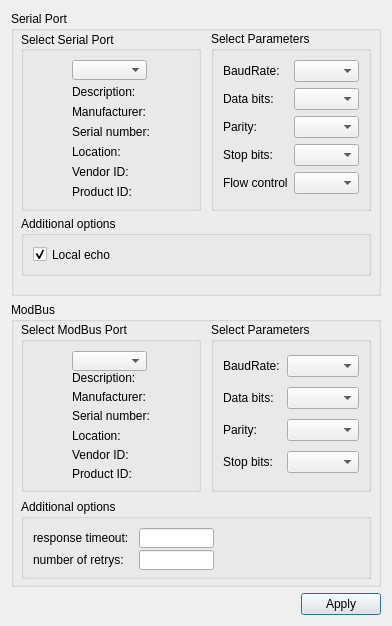
<?xml version="1.0" encoding="UTF-8"?>
<ui version="4.0">
 <class>SettingsDialog</class>
 <widget class="QDialog" name="SettingsDialog">
  <property name="geometry">
   <rect>
    <x>0</x>
    <y>0</y>
    <width>392</width>
    <height>626</height>
   </rect>
  </property>
  <property name="windowTitle">
   <string>Settings</string>
  </property>
  <layout class="QGridLayout" name="gridLayout_3">
   <item row="2" column="0" colspan="2">
    <layout class="QHBoxLayout" name="horizontalLayout">
     <item>
      <spacer name="horizontalSpacer">
       <property name="orientation">
        <enum>Qt::Horizontal</enum>
       </property>
       <property name="sizeHint" stdset="0">
        <size>
         <width>96</width>
         <height>20</height>
        </size>
       </property>
      </spacer>
     </item>
     <item>
      <widget class="QPushButton" name="applyButton">
       <property name="text">
        <string>Apply</string>
       </property>
      </widget>
     </item>
    </layout>
   </item>
   <item row="0" column="0" colspan="2">
    <widget class="QGroupBox" name="SerialGroupBox">
     <property name="minimumSize">
      <size>
       <width>370</width>
       <height>275</height>
      </size>
     </property>
     <property name="title">
      <string>Serial Port</string>
     </property>
     <widget class="QGroupBox" name="additionalOptionsGroupBox">
      <property name="geometry">
       <rect>
        <x>10</x>
        <y>205</y>
        <width>350</width>
        <height>60</height>
       </rect>
      </property>
      <property name="minimumSize">
       <size>
        <width>0</width>
        <height>60</height>
       </size>
      </property>
      <property name="title">
       <string>Additional options</string>
      </property>
      <layout class="QVBoxLayout" name="verticalLayout">
       <item>
        <widget class="QCheckBox" name="localEchoCheckBox">
         <property name="text">
          <string>Local echo</string>
         </property>
         <property name="checked">
          <bool>true</bool>
         </property>
        </widget>
       </item>
      </layout>
     </widget>
     <widget class="QGroupBox" name="parametersBox">
      <property name="geometry">
       <rect>
        <x>200</x>
        <y>20</y>
        <width>160</width>
        <height>180</height>
       </rect>
      </property>
      <property name="minimumSize">
       <size>
        <width>0</width>
        <height>180</height>
       </size>
      </property>
      <property name="title">
       <string>Select Parameters</string>
      </property>
      <layout class="QGridLayout" name="gridLayout_2">
       <item row="0" column="0">
        <widget class="QLabel" name="baudRateLabel">
         <property name="text">
          <string>BaudRate:</string>
         </property>
        </widget>
       </item>
       <item row="0" column="1">
        <widget class="QComboBox" name="baudRateBox"/>
       </item>
       <item row="1" column="0">
        <widget class="QLabel" name="dataBitsLabel">
         <property name="text">
          <string>Data bits:</string>
         </property>
        </widget>
       </item>
       <item row="1" column="1">
        <widget class="QComboBox" name="dataBitsBox"/>
       </item>
       <item row="2" column="0">
        <widget class="QLabel" name="parityLabel">
         <property name="text">
          <string>Parity:</string>
         </property>
        </widget>
       </item>
       <item row="2" column="1">
        <widget class="QComboBox" name="parityBox"/>
       </item>
       <item row="3" column="0">
        <widget class="QLabel" name="stopBitsLabel">
         <property name="text">
          <string>Stop bits:</string>
         </property>
        </widget>
       </item>
       <item row="3" column="1">
        <widget class="QComboBox" name="stopBitsBox"/>
       </item>
       <item row="4" column="0">
        <widget class="QLabel" name="flowControlLabel">
         <property name="text">
          <string>Flow control:</string>
         </property>
        </widget>
       </item>
       <item row="4" column="1">
        <widget class="QComboBox" name="flowControlBox"/>
       </item>
      </layout>
     </widget>
     <widget class="QGroupBox" name="selectBox">
      <property name="geometry">
       <rect>
        <x>10</x>
        <y>20</y>
        <width>180</width>
        <height>180</height>
       </rect>
      </property>
      <property name="sizePolicy">
       <sizepolicy hsizetype="Expanding" vsizetype="Preferred">
        <horstretch>0</horstretch>
        <verstretch>0</verstretch>
       </sizepolicy>
      </property>
      <property name="minimumSize">
       <size>
        <width>180</width>
        <height>180</height>
       </size>
      </property>
      <property name="title">
       <string>Select Serial Port</string>
      </property>
      <property name="alignment">
       <set>Qt::AlignLeading|Qt::AlignLeft|Qt::AlignVCenter</set>
      </property>
      <layout class="QGridLayout" name="gridLayout">
       <item row="0" column="0">
        <widget class="QComboBox" name="serialPortInfoListBox">
         <property name="minimumSize">
          <size>
           <width>0</width>
           <height>20</height>
          </size>
         </property>
         <property name="maximumSize">
          <size>
           <width>75</width>
           <height>16777215</height>
          </size>
         </property>
        </widget>
       </item>
       <item row="1" column="0">
        <widget class="QLabel" name="descriptionLabel">
         <property name="text">
          <string>Description:</string>
         </property>
        </widget>
       </item>
       <item row="2" column="0">
        <widget class="QLabel" name="manufacturerLabel">
         <property name="text">
          <string>Manufacturer:</string>
         </property>
        </widget>
       </item>
       <item row="3" column="0">
        <widget class="QLabel" name="serialNumberLabel">
         <property name="text">
          <string>Serial number:</string>
         </property>
        </widget>
       </item>
       <item row="4" column="0">
        <widget class="QLabel" name="locationLabel">
         <property name="text">
          <string>Location:</string>
         </property>
        </widget>
       </item>
       <item row="5" column="0">
        <widget class="QLabel" name="vidLabel">
         <property name="text">
          <string>Vendor ID:</string>
         </property>
        </widget>
       </item>
       <item row="6" column="0">
        <widget class="QLabel" name="pidLabel">
         <property name="text">
          <string>Product ID:</string>
         </property>
        </widget>
       </item>
      </layout>
     </widget>
    </widget>
   </item>
   <item row="1" column="0" colspan="2">
    <widget class="QGroupBox" name="ModGroupBox">
     <property name="minimumSize">
      <size>
       <width>370</width>
       <height>285</height>
      </size>
     </property>
     <property name="title">
      <string>ModBus</string>
     </property>
     <widget class="QGroupBox" name="additionalOptionsGroupBox_2">
      <property name="geometry">
       <rect>
        <x>10</x>
        <y>197</y>
        <width>350</width>
        <height>80</height>
       </rect>
      </property>
      <property name="minimumSize">
       <size>
        <width>0</width>
        <height>80</height>
       </size>
      </property>
      <property name="title">
       <string>Additional options</string>
      </property>
      <layout class="QFormLayout" name="formLayout">
       <item row="0" column="0">
        <widget class="QLabel" name="rtLabel">
         <property name="minimumSize">
          <size>
           <width>100</width>
           <height>20</height>
          </size>
         </property>
         <property name="text">
          <string>response timeout:</string>
         </property>
        </widget>
       </item>
       <item row="1" column="0">
        <widget class="QLabel" name="norLabel">
         <property name="minimumSize">
          <size>
           <width>100</width>
           <height>20</height>
          </size>
         </property>
         <property name="text">
          <string>number of retrys:</string>
         </property>
        </widget>
       </item>
       <item row="0" column="1">
        <widget class="QLineEdit" name="rtLineEdit">
         <property name="minimumSize">
          <size>
           <width>0</width>
           <height>20</height>
          </size>
         </property>
         <property name="maximumSize">
          <size>
           <width>75</width>
           <height>16777215</height>
          </size>
         </property>
         <property name="text">
          <string/>
         </property>
        </widget>
       </item>
       <item row="1" column="1">
        <widget class="QLineEdit" name="norLineEdit">
         <property name="minimumSize">
          <size>
           <width>0</width>
           <height>20</height>
          </size>
         </property>
         <property name="maximumSize">
          <size>
           <width>75</width>
           <height>16777215</height>
          </size>
         </property>
        </widget>
       </item>
      </layout>
     </widget>
     <widget class="QGroupBox" name="parametersBox_2">
      <property name="geometry">
       <rect>
        <x>200</x>
        <y>20</y>
        <width>160</width>
        <height>170</height>
       </rect>
      </property>
      <property name="title">
       <string>Select Parameters</string>
      </property>
      <layout class="QGridLayout" name="gridLayout_4">
       <item row="0" column="0">
        <widget class="QLabel" name="baudRateLabel_2">
         <property name="text">
          <string>BaudRate:</string>
         </property>
        </widget>
       </item>
       <item row="0" column="1">
        <widget class="QComboBox" name="baudRateBox_2"/>
       </item>
       <item row="1" column="0">
        <widget class="QLabel" name="dataBitsLabel_2">
         <property name="text">
          <string>Data bits:</string>
         </property>
        </widget>
       </item>
       <item row="2" column="0">
        <widget class="QLabel" name="parityLabel_2">
         <property name="text">
          <string>Parity:</string>
         </property>
        </widget>
       </item>
       <item row="3" column="1">
        <widget class="QComboBox" name="stopBitsBox_2"/>
       </item>
       <item row="2" column="1">
        <widget class="QComboBox" name="parityBox_2"/>
       </item>
       <item row="3" column="0">
        <widget class="QLabel" name="stopBitsLabel_2">
         <property name="text">
          <string>Stop bits:</string>
         </property>
        </widget>
       </item>
       <item row="1" column="1">
        <widget class="QComboBox" name="dataBitsBox_2"/>
       </item>
      </layout>
     </widget>
     <widget class="QGroupBox" name="selectBox_2">
      <property name="geometry">
       <rect>
        <x>10</x>
        <y>20</y>
        <width>180</width>
        <height>170</height>
       </rect>
      </property>
      <property name="minimumSize">
       <size>
        <width>180</width>
        <height>170</height>
       </size>
      </property>
      <property name="title">
       <string>Select ModBus Port</string>
      </property>
      <layout class="QGridLayout" name="gridLayout_5">
       <item row="0" column="0">
        <widget class="QComboBox" name="serialPortInfoListBox_2">
         <property name="minimumSize">
          <size>
           <width>0</width>
           <height>20</height>
          </size>
         </property>
         <property name="maximumSize">
          <size>
           <width>75</width>
           <height>16777215</height>
          </size>
         </property>
        </widget>
       </item>
       <item row="1" column="0">
        <widget class="QLabel" name="descriptionLabel_2">
         <property name="text">
          <string>Description:</string>
         </property>
        </widget>
       </item>
       <item row="2" column="0">
        <widget class="QLabel" name="manufacturerLabel_2">
         <property name="text">
          <string>Manufacturer:</string>
         </property>
        </widget>
       </item>
       <item row="3" column="0">
        <widget class="QLabel" name="serialNumberLabel_2">
         <property name="text">
          <string>Serial number:</string>
         </property>
        </widget>
       </item>
       <item row="4" column="0">
        <widget class="QLabel" name="locationLabel_2">
         <property name="text">
          <string>Location:</string>
         </property>
        </widget>
       </item>
       <item row="5" column="0">
        <widget class="QLabel" name="vidLabel_2">
         <property name="text">
          <string>Vendor ID:</string>
         </property>
        </widget>
       </item>
       <item row="6" column="0">
        <widget class="QLabel" name="pidLabel_2">
         <property name="text">
          <string>Product ID:</string>
         </property>
        </widget>
       </item>
      </layout>
     </widget>
    </widget>
   </item>
  </layout>
 </widget>
 <resources/>
 <connections/>
</ui>
